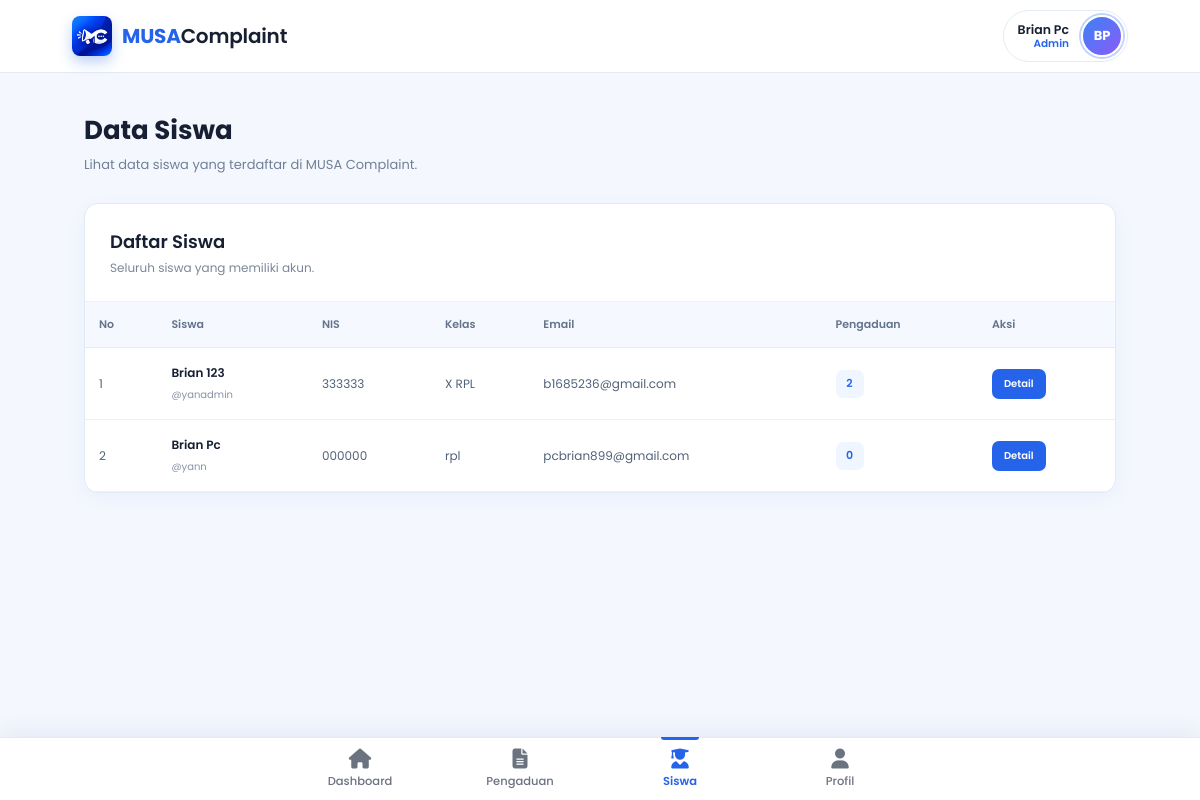
The app's page /admin/siswa.php (signed in) with its own data.
### tables this page shows
CREATE TABLE `siswa` (
  `id_siswa` int UNSIGNED NOT NULL,
  `nis` varchar(30) NOT NULL,
  `nama` varchar(100) NOT NULL,
  `kelas` varchar(50) NOT NULL,
  `email` varchar(100) NOT NULL,
  `username` varchar(50) NOT NULL,
  `password` varchar(255) NOT NULL,
  `role` enum('siswa') NOT NULL DEFAULT 'siswa',
  `created_at` timestamp NULL DEFAULT CURRENT_TIMESTAMP,
  `foto` text
);

### admin/siswa.php (the view, shortened to what this page needs)
<?php
require_once "../config/database.php";
$query = $conn->query("
    SELECT
        s.id_siswa,
        s.nis,
        s.nama,
        s.kelas,
        s.email,
        s.username,
        s.created_at,
        COUNT(p.id_pengaduan) AS jumlah_pengaduan
    FROM siswa s
    LEFT JOIN pengaduan p
        ON s.id_siswa = p.id_siswa
    GROUP BY
        s.id_siswa,
        s.nis,
        s.nama,
        s.kelas,
        s.email,
        s.username,
        s.created_at
    ORDER BY s.nama ASC
");
?>
<!DOCTYPE html>
<html lang="id">
<head>
    <link
        rel="stylesheet"
        href="../asests/css/admin_siswa.css"
    >
</head>
<body>
<?php $halaman_aktif = "siswa"; include __DIR__ . "/navbar.php"; ?>
<main class="container">
    <div class="page-header">
        <div>
            <h1>
                Data Siswa
            </h1>
            <p>
                Lihat data siswa yang terdaftar di MUSA Complaint.
            </p>
        </div>
    </div>
    <section class="card">
        <div class="card-header">
            <h2>
                Daftar Siswa
            </h2>
            <p>
                Seluruh siswa yang memiliki akun.
            </p>
        </div>
        <div class="table-wrapper">
            <table>
                <thead>
                    <tr>
                        <th>No</th>
                        <th>Siswa</th>
                        <th>NIS</th>
                        <th>Kelas</th>
                        <th>Email</th>
                        <th>Pengaduan</th>
                        <th>Aksi</th>
                    </tr>
                </thead>
                <tbody>
                <?php if ($query && $query->num_rows > 0): ?>
                    <?php $no = 1; ?>
                    <?php while ($siswa = $query->fetch_assoc()): ?>
                        <tr>
                            <td>
                                <?= $no++; ?>
                            </td>
                            <td>
                                <div class="student">
                                    <strong>
                                        <?= htmlspecialchars(
                                            $siswa["nama"]
                                        ); ?>
                                    </strong>
                                    <span>
                                        @<?= htmlspecialchars(
                                            $siswa["username"]
                                        ); ?>
                                    </span>
                                </div>
                            </td>
                            <td>
                                <?= htmlspecialchars(
                                    $siswa["nis"]
                                ); ?>
                            </td>
                            <td>
                                <?= htmlspecialchars(
                                    $siswa["kelas"]
                                ); ?>
                            </td>
                            <td>
                                <?= htmlspecialchars(
                                    $siswa["email"]
                                ); ?>
                            </td>
                            <td>
                                <span class="jumlah">
                                    <?= (int) $siswa["jumlah_pengaduan"]; ?>
                                </span>
                            </td>
                            <td>
                                <a
                                    href="detail_siswa.php?id=<?= $siswa["id_siswa"]; ?>"
                                    class="detail-button"
                                >
                                    Detail
                                </a>
                            </td>
                        </tr>
                    <?php endwhile; ?>
                <?php endif; ?>
                </tbody>
            </table>
        </div>
    </section>
</main>
</body>
</html>

### admin/navbar.php (shortened to what this page needs)
<?php
require_once __DIR__ . "/helpers.php";
$halaman_aktif = $halaman_aktif ?? "";
$adm_id = (int) ($_SESSION["user_id"] ?? 0);
$adm = [
    "nama"       => $_SESSION["nama"] ?? "Admin",
    "username"   => "",
    "email"      => "",
    "foto"       => "",
    "created_at" => null,
];
$adm_stmt = false;
try {
    $adm_stmt = $conn->prepare("
        SELECT nama, username, email, foto, created_at
        FROM admin
        WHERE id_admin = ?
    ");
} catch (Throwable $e) {
    $adm_stmt = false;
}
if ($adm_stmt) {
    $adm_stmt->bind_param("i", $adm_id);
    $adm_stmt->execute();
    $adm_row = $adm_stmt->get_result()->fetch_assoc();
    if ($adm_row) {
        $adm = array_merge(
            $adm,
            array_filter($adm_row, function ($nilai) { return $nilai !== null; })
        );
    }
}
$adm_foto = fotoValid($adm["foto"]);
?>
<link rel="stylesheet"
      href="https://cdnjs.cloudflare.com/ajax/libs/font-awesome/6.5.1/css/all.min.css">
<link rel="stylesheet"
      href="../asests/css/admin_dashboard.css">
<header class="adm-navbar">
    <a href="admin_dashboard.php" class="adm-logo">
        <img src="../asests/foto/logo.png"
             alt="Logo MUSA Complaint"
             class="adm-logo-icon">
        <span class="adm-logo-text"><b>MUSA</b>Complaint</span>
    </a>
    <button type="button"
            class="adm-profile-btn"
            data-bs-toggle="modal"
            data-bs-target="#modalProfilAdmin"
            aria-label="Buka kartu profil saya">
        <span class="adm-profile-name">
            <strong><?= htmlspecialchars($adm["nama"]); ?></strong>
            <small>Admin</small>
        </span>
        <?= avatarHtml($adm["nama"], $adm_foto, "adm-av adm-av-nav"); ?>
    </button>
</header>
<nav class="adm-bottom-nav" aria-label="Navigasi admin">
    <div class="adm-bn-inner">
        <a href="admin_dashboard.php"
           class="adm-bn-item <?= $halaman_aktif === "dashboard" ? "active" : ""; ?>">
            <i class="fa-solid fa-house" aria-hidden="true"></i>
            <span>Dashboard</span>
        </a>
        <a href="pengaduan.php"
           class="adm-bn-item <?= $halaman_aktif === "pengaduan" ? "active" : ""; ?>">
            <i class="fa-solid fa-file-lines" aria-hidden="true"></i>
            <span>Pengaduan</span>
        </a>
        <a href="siswa.php"
           class="adm-bn-item <?= $halaman_aktif === "siswa" ? "active" : ""; ?>">
            <i class="fa-solid fa-user-graduate" aria-hidden="true"></i>
            <span>Siswa</span>
        </a>
        <button type="button"
                class="adm-bn-item <?= $halaman_aktif === "profil" ? "active" : ""; ?>"
                data-bs-toggle="modal"
                data-bs-target="#modalProfilAdmin">
            <i class="fa-solid fa-user" aria-hidden="true"></i>
            <span>Profil</span>
        </button>
    </div>
</nav>

### admin/helpers.php (shortened to what this page needs)
<?php
if (!function_exists("fotoValid")) {
    function fotoValid($url)
    {
        $url = trim((string) $url);
        return preg_match('#^https?://#i', $url) ? $url : "";
    }
}
if (!function_exists("inisialNama")) {
    function inisialNama($nama)
    {
        $kata = preg_split('/\s+/', trim((string) $nama));
        $hasil = "";
        foreach (array_slice($kata, 0, 2) as $k) {
            $hasil .= mb_strtoupper(mb_substr($k, 0, 1, "UTF-8"), "UTF-8");
        }
        return $hasil !== "" ? $hasil : "?";
    }
}
if (!function_exists("avatarHtml")) {
    function avatarHtml($nama, $foto = "", $kelas = "adm-av")
    {
        $foto = fotoValid($foto);
        $html = '<span class="' . $kelas . '"><b>' . htmlspecialchars(inisialNama($nama)) . '</b>';
        if ($foto !== "") {
            $html .= '<img src="' . htmlspecialchars($foto) . '" alt=""'
                . ' loading="lazy" onerror="this.remove()">';
        }
        return $html . '</span>';
    }
}

### asests/css/admin_siswa.css (style rules this page uses)
* { margin: 0; padding: 0; box-sizing: border-box; }
body { font-family: 'Poppins', sans-serif; background: #f5f9ff; color: #172033; }
.container { width: 86%; max-width: 1250px; margin: auto; padding: 38px 0 60px; }
.page-header { margin-bottom: 28px; }
.page-header h1 { font-size: 26px; font-weight: 700; margin-bottom: 5px; }
.page-header p { color: #718096; font-size: 13px; }
.card { background: #ffffff; border: 1px solid #e1eaf5; border-radius: 14px; box-shadow: 0 5px 20px rgba(37, 99, 235, 0.05); overflow: hidden; }
.card-header { padding: 24px 25px; border-bottom: 1px solid #edf2f7; }
.card-header h2 { font-size: 18px; font-weight: 600; margin-bottom: 4px; }
.card-header p { color: #7b8798; font-size: 12px; }
.table-wrapper { width: 100%; overflow-x: auto; }
table { width: 100%; min-width: 1000px; border-collapse: collapse; }
thead { background: #f5f9ff; }
th { padding: 14px; text-align: left; font-size: 11px; font-weight: 600; color: #64748b; border-bottom: 1px solid #e4ebf5; }
td { padding: 16px 14px; font-size: 12px; color: #52627a; border-bottom: 1px solid #edf2f7; }
.student strong { display: block; color: #172033; font-size: 12px; font-weight: 600; margin-bottom: 3px; }
.student span { color: #8793a5; font-size: 10px; }
.jumlah { display: inline-flex; min-width: 28px; height: 28px; align-items: center; justify-content: center; border-radius: 7px; background: #eff6ff; color: #2563eb; font-size: 11px; font-weight: 600; }
.detail-button { display: inline-block; padding: 7px 12px; border-radius: 7px; background: #2563eb; color: #ffffff; font-size: 10px; font-weight: 600; text-decoration: none; transition: 0.2s ease; }

### records on screen
siswa: nama "Brian 123", username "yanadmin", nis "333333", kelas "X RPL", email "b1685236@gmail.com", jumlah_pengaduan "2"
siswa: nama "Brian Pc", username "yann", nis "000000", kelas "rpl", email "pcbrian899@gmail.com", jumlah_pengaduan "0"

### other values on screen
$adm["nama"] "Brian Pc"
inisialNama($nama) "BP"
